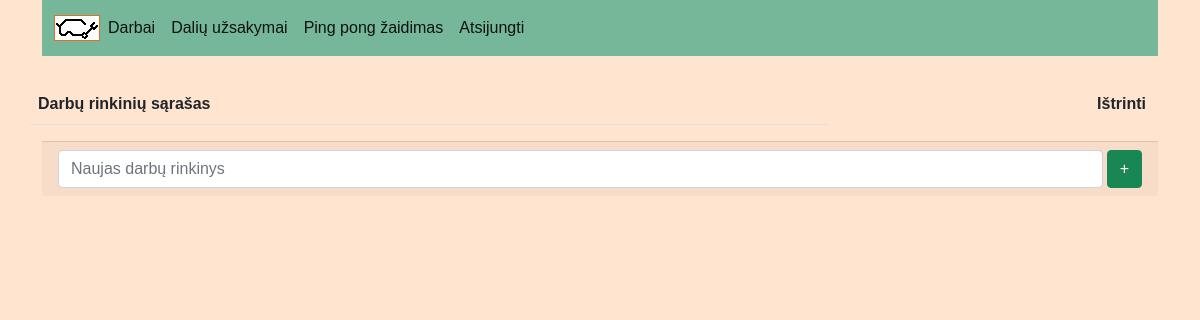
Page / (signed in) on the earlier database version.
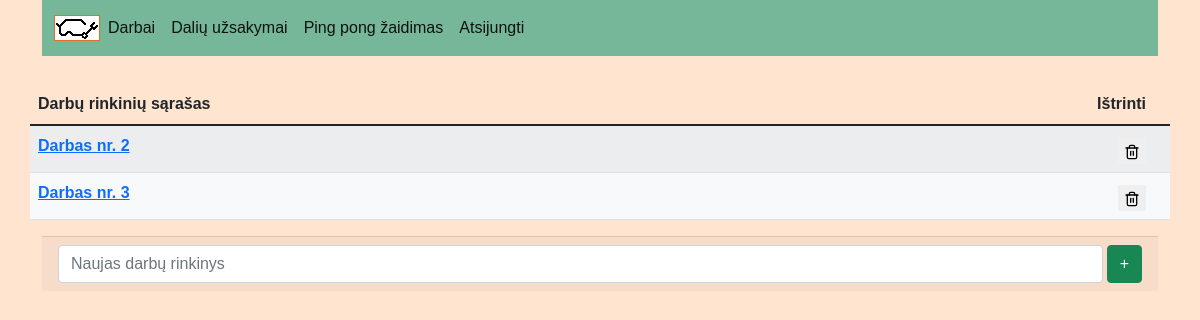
Same page on the later database version.
### registracija/models.py (models this page shows, shortened)
class DarbuListas(models.Model):
    title = models.CharField("Pavadinimas", max_length=100, help_text="Pavadink šitą darbų seką kaip nors originaliai")
    user = models.ForeignKey(User, on_delete=models.SET_NULL, null=True, blank=True)
    class Meta:
        verbose_name = 'Darbu listas'
        verbose_name_plural = 'Darbu listai'

### registracija/views.py (the view, shortened to what this page needs)
# urls.py: path('', login_required(views.VisuDarbuListai.as_view()), name='home'),
class VisuDarbuListai(View,LoginRequiredMixin):
    template_name = 'home.html'
    def get(self, request):
        x = DarbuListas.objects.filter(user=self.request.user)
        return render(request, self.template_name, {'x': x})

### registracija/templates/home.html (shortened to what this page needs)
{% extends 'base.html' %}
{% block content %}
<table class="table table-striped">
    <thead>
        <tr>
          <th scope="col">Darbų rinkinių sąrašas</th>
          <th scope="col" class="delete-styles">Ištrinti</th>
        </tr>
    </thead>
    <tbody>
        {% for item in x %}
            <tr class="table-light">
              <th><a href="{{item.id}}">{{item.title}}</a></th>
              <th>
                <button
                type="submit"
                name="delete"
                value="{{item.id}}"
                class="delete-styles"
                >
                </button>
              </th>
            </tr>
        {% endfor %}
    </tbody>
</table>
<form method="post" action="#">
  <div class="card-footer" style="display: flex">
    <input type="text" class="form-control me-1" placeholder="Naujas darbų rinkinys" aria-label="Nauja užduotis į sąrašą" aria-describedby="button-addon2" name="newT" style="margin-right: 7px;">
    <button class="btn btn-success" type="submit" id="button-addon2" name="add" value="add">+</button>
  </div>
</form>
{% endblock content %}

Differences in the rows shown:
added DarbuListas: title "Darbas nr. 2", {{ item.id }} 1 (drawn)
added DarbuListas: title "Darbas nr. 3", {{ item.id }} 2 (drawn)
